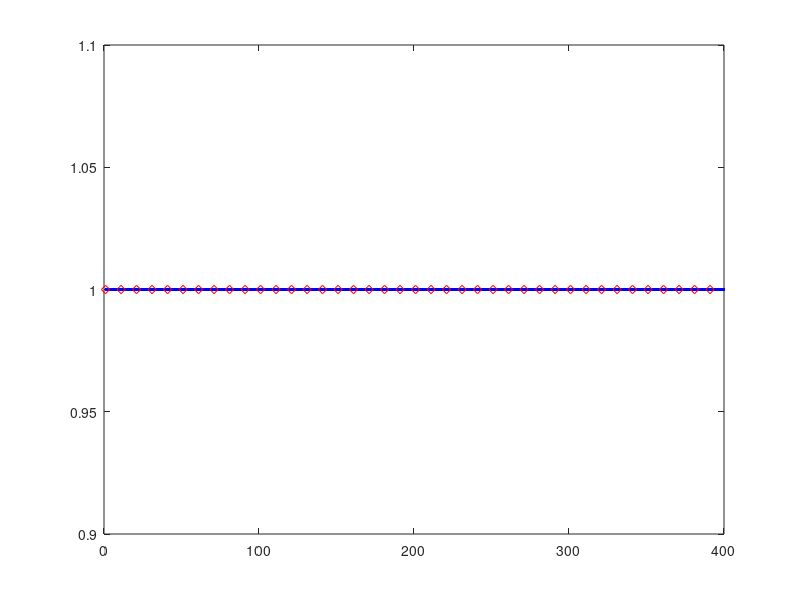

Recreate this plot in MATLAB. (Note: this script raises an error after producing the figure.)
close all
clear all
clc



%(x1,x2)

% format long
global c 
c = 100;                                 % Exp_spiral rhs
K=40; u_init=[1;1]; T=80*pi/c; N=4;             % parareal parameters
DT = T/(N)
MG=1; MF= 40*round(DT/(2*pi/c)) %min(floor(40*T/(2*pi/c)),floor(40*T/(2*pi/c)+1));    % F and G number of time steps

figure
plot(1:MF,ones(MF,1),'.b',1:DT/(2*pi/c):MF,1,'dr')
% dT = DT / MG;
% dt = DT / MF;

f=@(t,x) [-c*x(2)+x(1) c*x(1)+x(2)];

KCos = @(t) (1+cos(2*pi*(t-0.5)))*(t>=0 & t<=1);

% fG = @(t0,t,x)   [-c*x(2)+x(1)*KCos((t-t0)/DT) c*x(1)+KCos((t-t0)/DT)*x(2)];
fG2 =  @(t,x) [x(1) x(2)];  % Limit model

F=@(t0,t1,u0) SRunge_Kutta4_Exp_spiral(f,t0,t1,u0,MF); % fine solver F
% G=@(t0,t1,u0) SRunge_Kutta4_Exp_spiral(f,t0,t1,u0,MG); % coarse solver G
G=@(t0,t1,u0) SGRunge_Kutta4_Exp_spiral(fG2,t0,t1,u0,MG); % Limit model coarse solver G



% G=@(t0,t1,u0) SRunge_Kutta4_Filter(fG,t0,t1,u0,MG); % coarse solver G with Filter

% U0 = G(0,DT,u_init)
U=Parareal(F,G,T,u_init,N,K);                   % solve with parareal
[t,u]=Runge_Kutta4_Exp_spiral(f,[0 T],u_init,MF*N);        % fine solution
TT=0:T/N:T;                                 % coarse time mesh
U_InitCoarse = u_init';
for i =1:N
    U_InitCoarse(i+1,:) = G(0,DT,U_InitCoarse(i,:));
end

% L2error = [norm(u(1:MF:end,:)-U_InitCoarse,2)];
% LInferror = [norm(u(1:MF:end,:)-U_InitCoarse,inf)];

L2error = [norm(u(1:MF:end,:)-U{1},2)];
LInferror = [norm(u(1:MF:end,:)-U{1},inf)];
for k=1:K                                 % plot fine    
  plot(u(:,1),u(:,2),'-b'...        % solution and         
    ,U{k}(:,1),U{k}(:,2),'or');    % parareal iterate
%   axis([-25 25 -25 25 ]); 
  xlabel('x'); ylabel('y'); 
  grid on
  L2error(k+1,:) = [norm(u(1:MF:end,:)-U{k+1},2)];
  LInferror(k+1,:) = [norm(u(1:MF:end,:)-U{k+1},inf)];
%   pause
end
legend('Fine solution','Parareal solution')
title(['Solution  with N = ', num2str(N)])

figure
plot(t,u,'r',t(1:MF:end),U{end},'ob')
legend('Fine solution','Parareal solution')
title(['Final Solution  with N = ', num2str(N)])

figure
semilogy(0:K,L2error,0:K,LInferror)
legend('L^{2}error','L^{\infty}error')
title(['Convergence rate with N = ', num2str(N)])



% ylim([1e-12 1e4])
